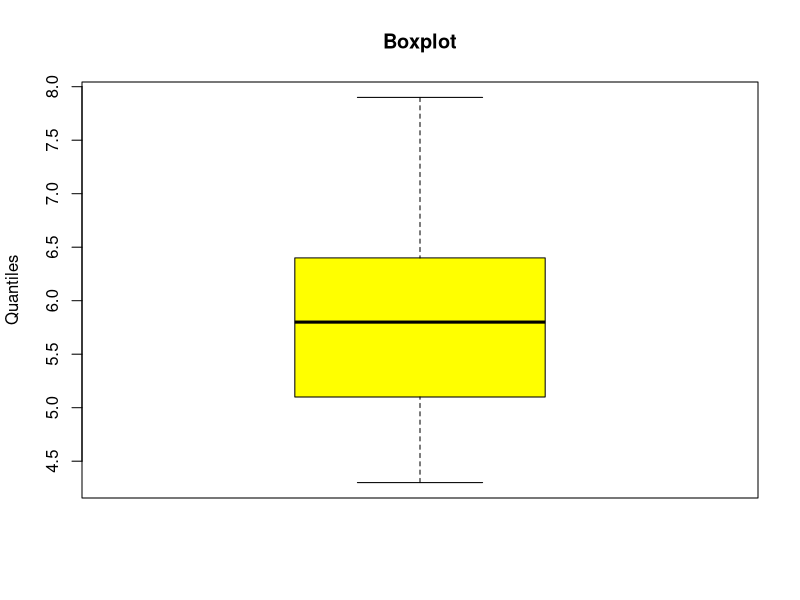
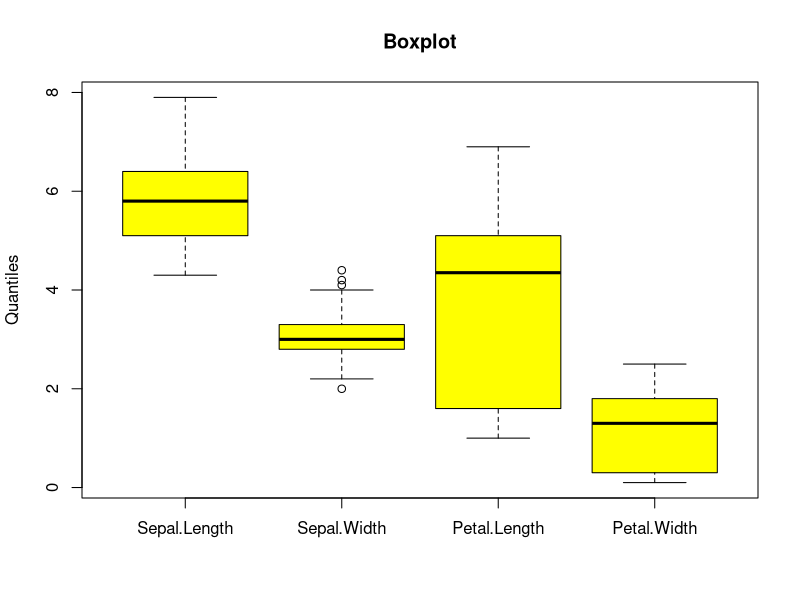
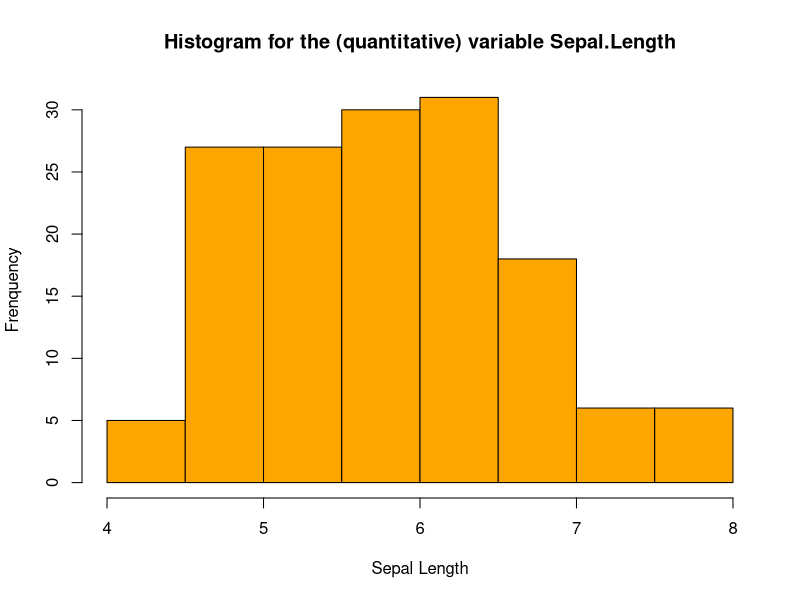
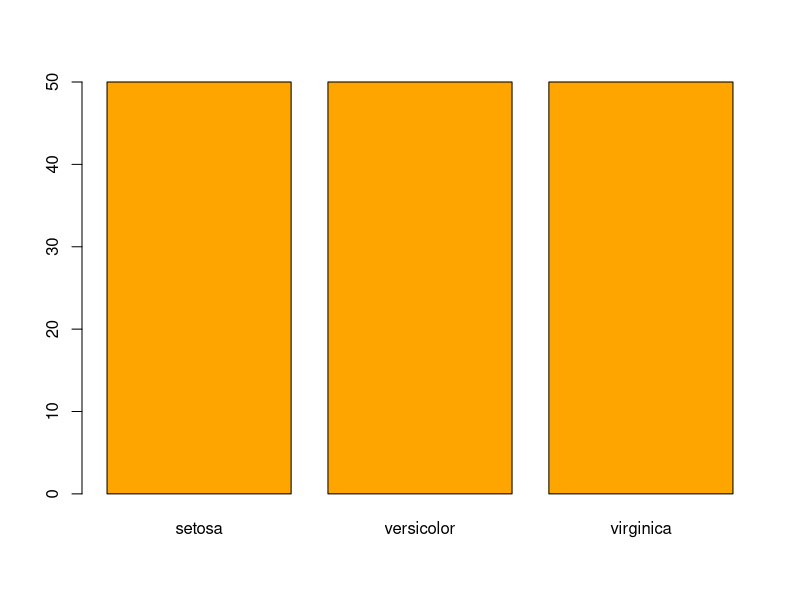

R code for these plots, in order:
## ---- chunk 1
#| echo: true
data(iris)
## ---- chunk 2
#| echo: true
summary(iris)
## ---- chunk 3
#| echo: true
boxplot(iris$Sepal.Length, col = c("yellow"),main = "Boxplot", ylab = "Quantiles")
## ---- chunk 4
#| echo: true
boxplot(iris[,c('Sepal.Length','Sepal.Width','Petal.Length','Petal.Width')],
  col = c("yellow"),
  main = paste("Boxplot"),
  ylab = "Quantiles")
## ---- chunk 5
#| echo: true
hist(iris$Sepal.Length,
  col = c("orange"),
  main = paste("Histogram for the (quantitative) variable Sepal.Length"),
  ylab = "Frenquency",
  xlab = "Sepal Length")
## ---- chunk 6
#| echo: true
table_Species <- table(iris$Species)
table_Species
## ---- chunk 7
#| echo: true
prop.table(table_Species)
## ---- chunk 8
#| echo: true
barplot(table_Species, col="orange")
